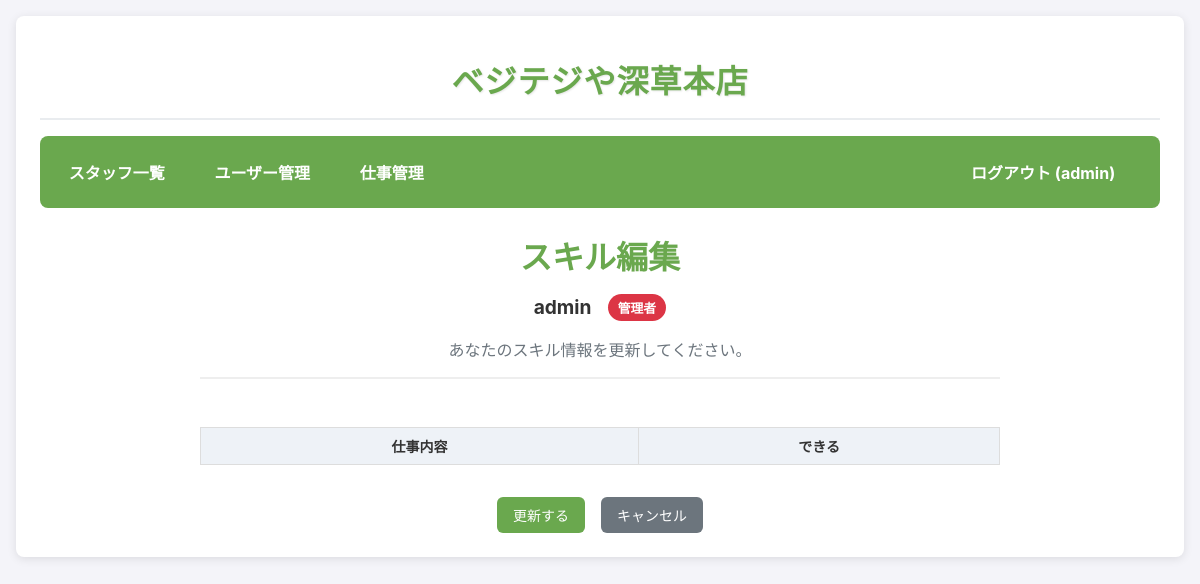
The page /my_skills (signed in) on the database as committed earlier.
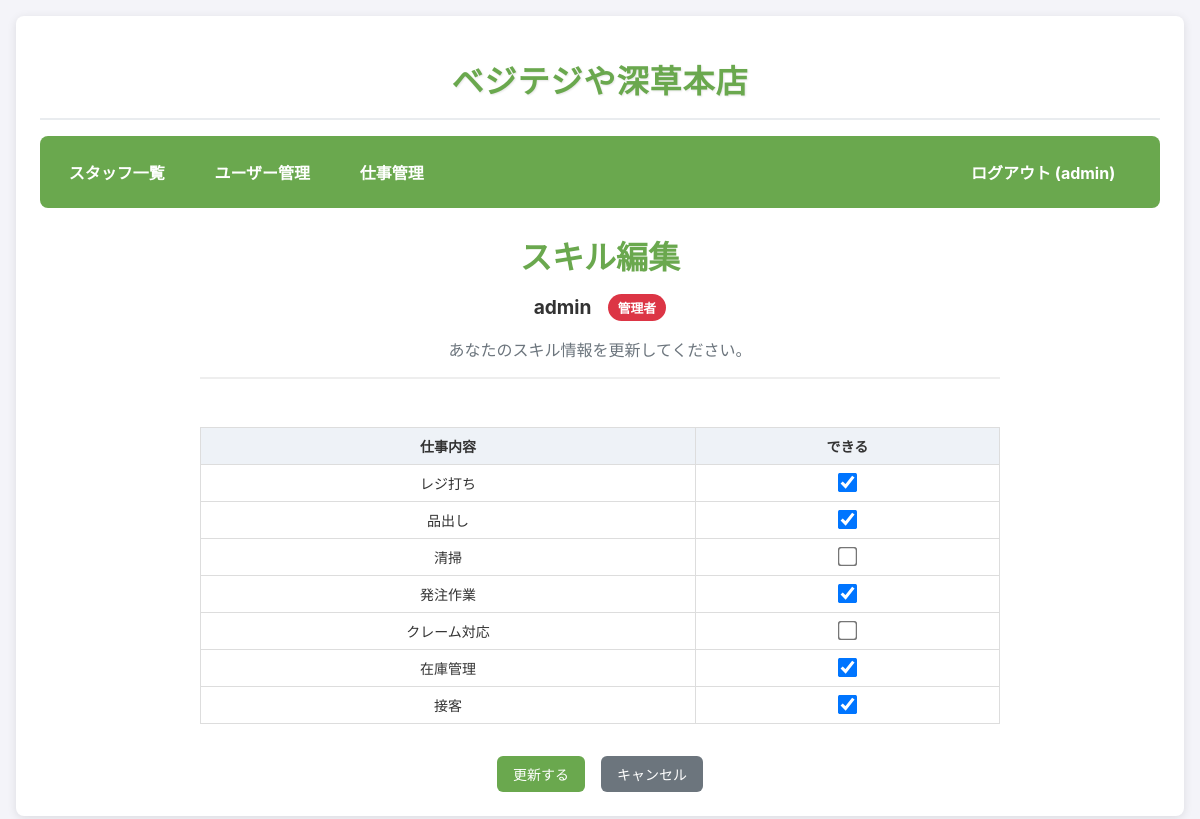
The same page on the database as committed later.
### app.py (models this page shows, shortened)
class User(UserMixin, db.Model):
    id = db.Column(db.Integer, primary_key=True)
    username = db.Column(db.String(80), unique=True, nullable=False)
    password_hash = db.Column(db.String(120), nullable=False)
    role = db.Column(db.String(80), nullable=False, default='staff')
    is_first_login = db.Column(db.Boolean, default=True)
    order_index = db.Column(db.Integer, default=0)
    skills = db.relationship('UserSkill', backref='user', cascade="all, delete-orphan")

class UserSkill(db.Model):
    id = db.Column(db.Integer, primary_key=True)
    user_id = db.Column(db.Integer, db.ForeignKey('user.id'), nullable=False)
    task_id = db.Column(db.Integer, db.ForeignKey('task.id'), nullable=False)
    can_do = db.Column(db.Boolean, default=False)
    task = db.relationship('Task')

class Task(db.Model):
    id = db.Column(db.Integer, primary_key=True)
    name = db.Column(db.String(120), nullable=False, unique=True)
    order_index = db.Column(db.Integer, default=0)

### app.py (the view, shortened to what this page needs)
@app.route('/my_skills', methods=['GET', 'POST'])
@login_required
def my_skills():
    all_tasks = Task.query.all()
    existing_skills = {skill.task_id: skill for skill in current_user.skills}
    skills_to_edit = []
    for task in all_tasks:
        if task.id in existing_skills:
            skills_to_edit.append(existing_skills[task.id])
        else:
            skills_to_edit.append(UserSkill(user_id=current_user.id, task_id=task.id, can_do=False, task=task))
    return render_template('my_skills.html', user_to_edit=current_user, skills_to_edit=skills_to_edit)

### app.py (called while the page is built)
@login_manager.user_loader
def load_user(user_id):
    return User.query.get(int(user_id))

### templates/my_skills.html (shortened to what this page needs)
{% extends "base.html" %}
{% block content %}
  <div class="my-skills-container">
    <div class="user-header">
      <h1>スキル編集</h1>
      <div class="user-info">
        <span class="username">{{ user_to_edit.username }}</span>
        {% if user_to_edit.role == 'admin' %}
          <span class="role-badge admin">管理者</span>
        {% else %}
          <span class="role-badge staff">スタッフ</span>
        {% endif %}
      </div>
      <p class="description">あなたのスキル情報を更新してください。</p>
    </div>
    <form method="POST" class="skills-form">
      <div class="desktop-skills">
        <div class="table-container">
          <table>
            <thead>
              <tr>
                <th>仕事内容</th>
                <th>できる</th>
              </tr>
            </thead>
            <tbody>
              {% for skill in skills_to_edit %}
              <tr>
                <td>{{ skill.task.name }}</td>
                <td style="text-align: center;">
                  <input type="checkbox" name="task_{{ skill.task_id }}" id="desktop_task_{{ skill.task_id }}"
                         {% if skill.can_do %}checked{% endif %} class="skill-checkbox-desktop">
                </td>
              </tr>
              {% endfor %}
            </tbody>
          </table>
        </div>
      </div>
      <div class="form-actions">
        <input type="submit" value="更新する" class="btn btn-custom-primary">
        <a href="{{ url_for('dashboard') }}" class="btn btn-custom-secondary">キャンセル</a>
      </div>
    </form>
  </div>
{% endblock %}

### templates/base.html (shortened to what this page needs)
<!doctype html>
<html lang="ja">
  <head>
  </head>
  <body>
    <div class="container">
      {% if current_user.is_authenticated %}
      <div class="site-header">
        <h1 class="site-title">ベジテジや深草本店</h1>
      </div>
      {% endif %}
     <nav>
        {% if current_user.is_authenticated %}
          <div class="nav-left">
            <a href="{{ url_for('dashboard') }}">スタッフ一覧</a>
            {% if current_user.role == 'admin' %}
              <a href="{{ url_for('manage_users') }}">ユーザー管理</a>
              <a href="{{ url_for('manage_tasks') }}">仕事管理</a>
            {% endif %}
          </div>
          <div class="nav-right">
            <a href="{{ url_for('logout') }}">ログアウト ({{ current_user.username }})</a>
          </div>
        {% endif %}
      </nav>
      {% block content %}{% endblock %}
    </div>
  </body>
</html>

### templates/base.html (style rules this page uses)
body { font-family: -apple-system, BlinkMacSystemFont, 'Segoe UI', Roboto, sans-serif; margin: 0; padding: 1em; background-color: #f4f4f9; color: #333; font-size: 16px; }
.site-header { text-align: center; margin-bottom: 1em; padding: 1em 0; border-bottom: 2px solid #e9ecef; }
.site-title { margin: 0; color: #6aa84e; font-size: 2em; font-weight: bold; text-shadow: 1px 1px 2px rgba(0,0,0,0.1); letter-spacing: 1px; }
nav { background-color: #6aa84e; padding: 1em; border-radius: 8px; margin-bottom: 1.5em; display: flex; flex-wrap: wrap; align-items: center; justify-content: space-between; }
nav a { color: white !important; text-decoration: none; margin-right: 1em; font-weight: bold; padding: 0.5em 0.8em; border-radius: 4px; transition: background-color 0.2s; }
.nav-left { display: flex; flex-wrap: wrap; gap: 0.5em; }
.nav-right { margin-left: auto; }
.container { max-width: 1200px; margin: 0 auto; background: white; padding: 1.5em; border-radius: 8px; box-shadow: 0 2px 10px rgba(0,0,0,0.1); }
h1, h2 { color: #6aa84e; margin-top: 0; }
.table-container { overflow-x: auto; -webkit-overflow-scrolling: touch; }
table { width: 100%; border-collapse: collapse; margin-top: 1em; min-width: 600px; }
th, td { border: 1px solid #ddd; padding: 8px 12px; text-align: center; font-size: 14px; }
th { background-color: #eef2f7; position: sticky; top: 0; z-index: 10; }
.btn { padding: 12px 20px; background-color: #6aa84e; color: white; border: none; border-radius: 6px; cursor: pointer; text-decoration: none; display: inline-block; font-size: 16px; font-weight: 500; text-align: center; transition: background-color 0.2s; min-height: 44px; min-width: 44px; }

### templates/my_skills.html (style rules this page uses)
.my-skills-container { max-width: 800px; margin: 0 auto; }
.user-header { text-align: center; margin-bottom: 2em; padding-bottom: 1em; border-bottom: 2px solid #eee; }
.user-header h1 { margin-bottom: 0.5em; color: #6aa84e; }
.user-info { display: flex; align-items: center; justify-content: center; gap: 1em; margin-bottom: 1em; flex-wrap: wrap; }
.username { font-size: 1.2em; font-weight: bold; color: #333; }
.role-badge { padding: 0.3em 0.8em; border-radius: 15px; font-size: 0.8em; font-weight: bold; color: white; }
.role-badge.admin { background: #dc3545; }
.description { color: #6c757d; margin: 0; }
.desktop-skills { display: block; }
.skill-checkbox-desktop { transform: scale(1.5); cursor: pointer; }
.form-actions { display: flex; gap: 1em; margin-top: 2em; justify-content: center; flex-wrap: wrap; }
.btn-custom-primary { background-color: #6aa84e !important; border-color: #6aa84e !important; color: white !important; padding: 8px 16px !important; font-size: 14px !important; min-height: auto !important; }
.btn-custom-secondary { background-color: #6c757d !important; border-color: #6c757d !important; color: white !important; text-decoration: none !important; padding: 8px 16px !important; font-size: 14px !important; min-height: auto !important; }

Rows that differ between the two databases and show on the page:
added UserSkill: task.name "レジ打ち", can_do "☑"
added UserSkill: task.name "品出し", can_do "☑"
added UserSkill: task.name "清掃"
added UserSkill: task.name "発注作業", can_do "☑"
added UserSkill: task.name "クレーム対応"
added UserSkill: task.name "在庫管理", can_do "☑"
added UserSkill: task.name "接客", can_do "☑"
